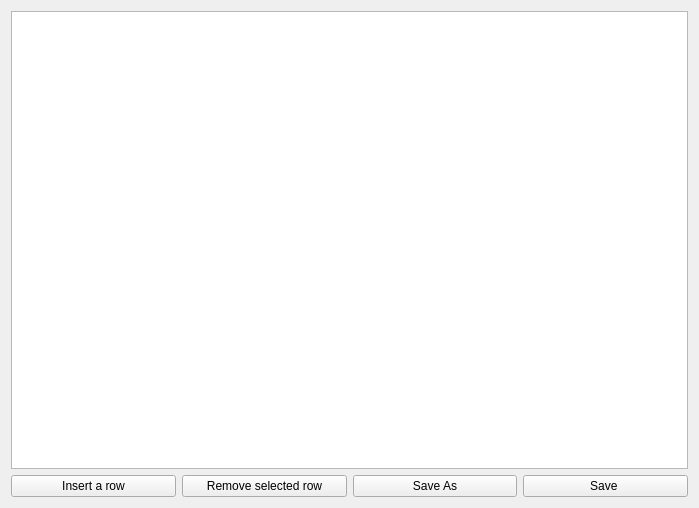
<?xml version="1.0" encoding="UTF-8"?>
<ui version="4.0">
 <class>TTSAnnotator</class>
 <widget class="QWidget" name="TTSAnnotator">
  <property name="geometry">
   <rect>
    <x>0</x>
    <y>0</y>
    <width>699</width>
    <height>508</height>
   </rect>
  </property>
  <property name="sizePolicy">
   <sizepolicy hsizetype="Expanding" vsizetype="Expanding">
    <horstretch>0</horstretch>
    <verstretch>0</verstretch>
   </sizepolicy>
  </property>
  <property name="windowTitle">
   <string>Form</string>
  </property>
  <layout class="QHBoxLayout" name="horizontalLayout">
   <item>
    <layout class="QVBoxLayout" name="verticalLayout_6">
     <property name="sizeConstraint">
      <enum>QLayout::SetDefaultConstraint</enum>
     </property>
     <item>
      <widget class="QTableView" name="tableView">
       <property name="sizePolicy">
        <sizepolicy hsizetype="Expanding" vsizetype="Expanding">
         <horstretch>0</horstretch>
         <verstretch>0</verstretch>
        </sizepolicy>
       </property>
       <property name="font">
        <font>
         <bold>false</bold>
        </font>
       </property>
       <property name="mouseTracking">
        <bool>false</bool>
       </property>
       <property name="wordWrap">
        <bool>true</bool>
       </property>
       <attribute name="horizontalHeaderVisible">
        <bool>true</bool>
       </attribute>
       <attribute name="horizontalHeaderCascadingSectionResizes">
        <bool>false</bool>
       </attribute>
       <attribute name="horizontalHeaderStretchLastSection">
        <bool>false</bool>
       </attribute>
       <attribute name="verticalHeaderVisible">
        <bool>true</bool>
       </attribute>
       <attribute name="verticalHeaderStretchLastSection">
        <bool>false</bool>
       </attribute>
      </widget>
     </item>
     <item>
      <layout class="QHBoxLayout" name="horizontalLayout_7">
       <item>
        <widget class="QPushButton" name="InsertRowButton">
         <property name="text">
          <string>Insert a row</string>
         </property>
        </widget>
       </item>
       <item>
        <widget class="QPushButton" name="deleteRowButton">
         <property name="text">
          <string>Remove selected row</string>
         </property>
        </widget>
       </item>
       <item>
        <widget class="QPushButton" name="saveAsTableButton">
         <property name="text">
          <string>Save As</string>
         </property>
        </widget>
       </item>
       <item>
        <widget class="QPushButton" name="saveTableButton">
         <property name="text">
          <string>Save </string>
         </property>
        </widget>
       </item>
      </layout>
     </item>
    </layout>
   </item>
  </layout>
 </widget>
 <resources/>
 <connections/>
</ui>
